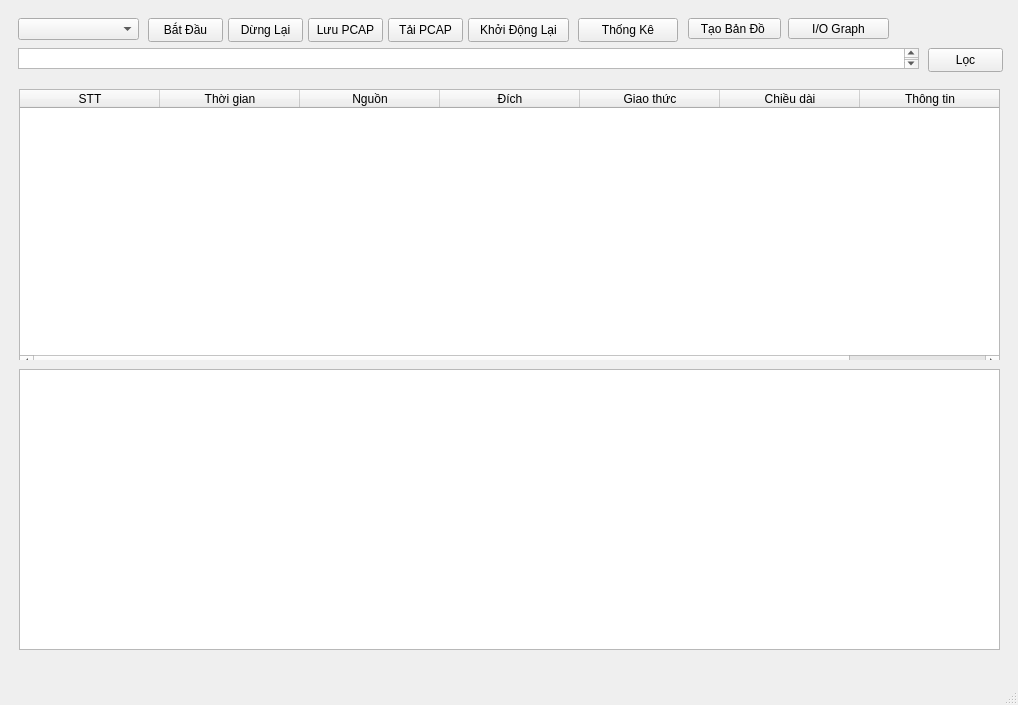
<?xml version="1.0" encoding="UTF-8"?>
<ui version="4.0">
 <class>MainWindow</class>
 <widget class="QMainWindow" name="MainWindow">
  <property name="geometry">
   <rect>
    <x>0</x>
    <y>0</y>
    <width>1018</width>
    <height>705</height>
   </rect>
  </property>
  <property name="windowTitle">
   <string>MainWindow</string>
  </property>
  <widget class="QWidget" name="centralwidget">
   <layout class="QGridLayout" name="gridLayout">
    <item row="0" column="0">
     <widget class="QWidget" name="widget" native="true">
      <widget class="QWidget" name="widget_2" native="true">
       <property name="geometry">
        <rect>
         <x>9</x>
         <y>9</y>
         <width>991</width>
         <height>64</height>
        </rect>
       </property>
       <widget class="QPushButton" name="save_button">
        <property name="geometry">
         <rect>
          <x>290</x>
          <y>0</y>
          <width>75</width>
          <height>24</height>
         </rect>
        </property>
        <property name="text">
         <string>Lưu PCAP</string>
        </property>
       </widget>
       <widget class="QPushButton" name="stats_button">
        <property name="geometry">
         <rect>
          <x>560</x>
          <y>0</y>
          <width>100</width>
          <height>24</height>
         </rect>
        </property>
        <property name="text">
         <string>Thống Kê</string>
        </property>
       </widget>
       <widget class="QComboBox" name="comboBox">
        <property name="geometry">
         <rect>
          <x>0</x>
          <y>0</y>
          <width>121</width>
          <height>22</height>
         </rect>
        </property>
       </widget>
       <widget class="QPushButton" name="reset_button">
        <property name="geometry">
         <rect>
          <x>450</x>
          <y>0</y>
          <width>101</width>
          <height>24</height>
         </rect>
        </property>
        <property name="text">
         <string>Khởi Động Lại</string>
        </property>
       </widget>
       <widget class="QPushButton" name="start_button">
        <property name="geometry">
         <rect>
          <x>130</x>
          <y>0</y>
          <width>75</width>
          <height>24</height>
         </rect>
        </property>
        <property name="text">
         <string>Bắt Đầu</string>
        </property>
       </widget>
       <widget class="QPushButton" name="stop_button">
        <property name="geometry">
         <rect>
          <x>210</x>
          <y>0</y>
          <width>75</width>
          <height>24</height>
         </rect>
        </property>
        <property name="text">
         <string>Dừng Lại</string>
        </property>
       </widget>
       <widget class="QPushButton" name="pushButton_9">
        <property name="geometry">
         <rect>
          <x>910</x>
          <y>30</y>
          <width>75</width>
          <height>24</height>
         </rect>
        </property>
        <property name="text">
         <string>Lọc</string>
        </property>
       </widget>
       <widget class="QPushButton" name="load_button">
        <property name="geometry">
         <rect>
          <x>370</x>
          <y>0</y>
          <width>75</width>
          <height>24</height>
         </rect>
        </property>
        <property name="text">
         <string>Tải PCAP</string>
        </property>
       </widget>
       <widget class="QPlainTextEdit" name="plainTextEdit_4">
        <property name="geometry">
         <rect>
          <x>0</x>
          <y>30</y>
          <width>901</width>
          <height>21</height>
         </rect>
        </property>
       </widget>
       <widget class="QPushButton" name="pushButton_10">
        <property name="geometry">
         <rect>
          <x>670</x>
          <y>0</y>
          <width>93</width>
          <height>21</height>
         </rect>
        </property>
        <property name="text">
         <string>Tạo Bản Đồ </string>
        </property>
       </widget>
       <widget class="QPushButton" name="show_io_graph_button">
        <property name="geometry">
         <rect>
          <x>770</x>
          <y>0</y>
          <width>101</width>
          <height>21</height>
         </rect>
        </property>
        <property name="text">
         <string>I/O Graph</string>
        </property>
       </widget>
      </widget>
      <widget class="QWidget" name="widget_3" native="true">
       <property name="geometry">
        <rect>
         <x>10</x>
         <y>80</y>
         <width>981</width>
         <height>271</height>
        </rect>
       </property>
       <widget class="QTableWidget" name="tableWidget">
        <property name="geometry">
         <rect>
          <x>0</x>
          <y>0</y>
          <width>981</width>
          <height>281</height>
         </rect>
        </property>
        <property name="font">
         <font>
          <weight>50</weight>
          <bold>false</bold>
         </font>
        </property>
        <attribute name="horizontalHeaderVisible">
         <bool>true</bool>
        </attribute>
        <attribute name="horizontalHeaderCascadingSectionResizes">
         <bool>false</bool>
        </attribute>
        <attribute name="horizontalHeaderDefaultSectionSize">
         <number>140</number>
        </attribute>
        <attribute name="horizontalHeaderHighlightSections">
         <bool>true</bool>
        </attribute>
        <attribute name="horizontalHeaderShowSortIndicator" stdset="0">
         <bool>false</bool>
        </attribute>
        <attribute name="verticalHeaderVisible">
         <bool>false</bool>
        </attribute>
        <attribute name="verticalHeaderCascadingSectionResizes">
         <bool>false</bool>
        </attribute>
        <attribute name="verticalHeaderHighlightSections">
         <bool>true</bool>
        </attribute>
        <attribute name="verticalHeaderShowSortIndicator" stdset="0">
         <bool>false</bool>
        </attribute>
        <attribute name="verticalHeaderStretchLastSection">
         <bool>false</bool>
        </attribute>
        <column>
         <property name="text">
          <string>STT</string>
         </property>
        </column>
        <column>
         <property name="text">
          <string>Thời gian</string>
         </property>
        </column>
        <column>
         <property name="text">
          <string>Nguồn</string>
         </property>
        </column>
        <column>
         <property name="text">
          <string>Đích</string>
         </property>
        </column>
        <column>
         <property name="text">
          <string>Giao thức</string>
         </property>
        </column>
        <column>
         <property name="text">
          <string>Chiều dài</string>
         </property>
        </column>
        <column>
         <property name="text">
          <string>Thông tin</string>
         </property>
        </column>
       </widget>
      </widget>
      <widget class="QWidget" name="widget_4" native="true">
       <property name="geometry">
        <rect>
         <x>10</x>
         <y>360</y>
         <width>981</width>
         <height>291</height>
        </rect>
       </property>
       <widget class="QTextEdit" name="textEdit">
        <property name="geometry">
         <rect>
          <x>0</x>
          <y>0</y>
          <width>981</width>
          <height>281</height>
         </rect>
        </property>
        <property name="html">
         <string>&lt;!DOCTYPE HTML PUBLIC &quot;-//W3C//DTD HTML 4.0//EN&quot; &quot;http://www.w3.org/TR/REC-html40/strict.dtd&quot;&gt;
&lt;html&gt;&lt;head&gt;&lt;meta name=&quot;qrichtext&quot; content=&quot;1&quot; /&gt;&lt;style type=&quot;text/css&quot;&gt;
p, li { white-space: pre-wrap; }
&lt;/style&gt;&lt;/head&gt;&lt;body style=&quot; font-family:'MS Shell Dlg 2'; font-size:7.8pt; font-weight:400; font-style:normal;&quot;&gt;
&lt;p align=&quot;justify&quot; style=&quot;-qt-paragraph-type:empty; margin-top:0px; margin-bottom:0px; margin-left:0px; margin-right:0px; -qt-block-indent:0; text-indent:0px; font-family:'Segoe UI'; font-size:9pt;&quot;&gt;&lt;br /&gt;&lt;/p&gt;&lt;/body&gt;&lt;/html&gt;</string>
        </property>
       </widget>
      </widget>
     </widget>
    </item>
   </layout>
  </widget>
  <widget class="QStatusBar" name="statusbar"/>
 </widget>
 <resources/>
 <connections/>
</ui>
